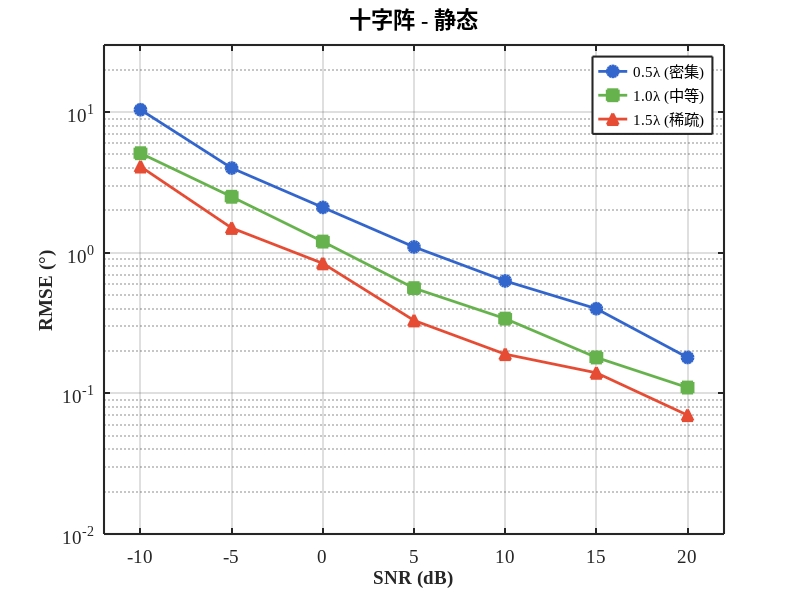
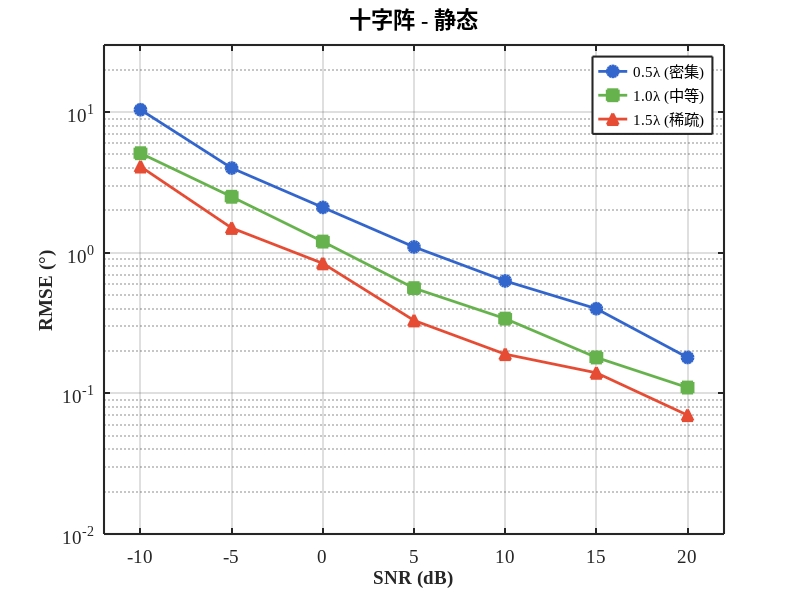
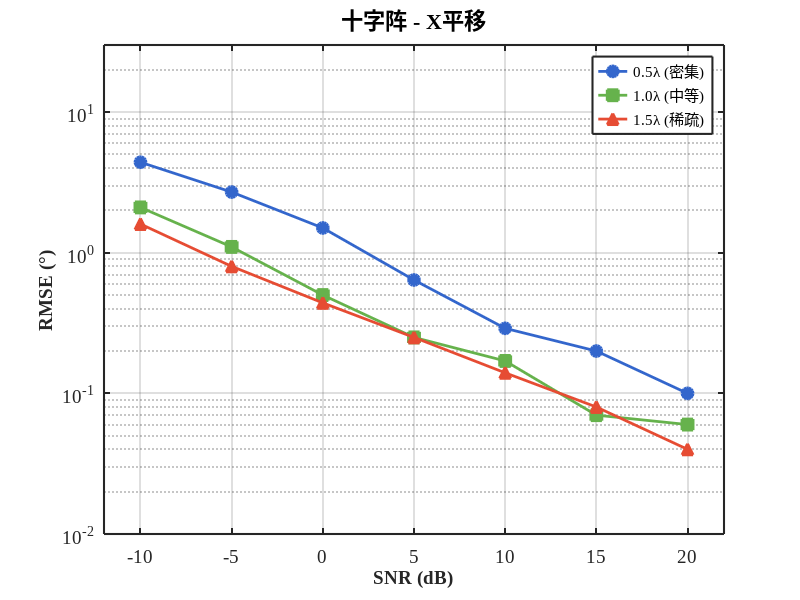
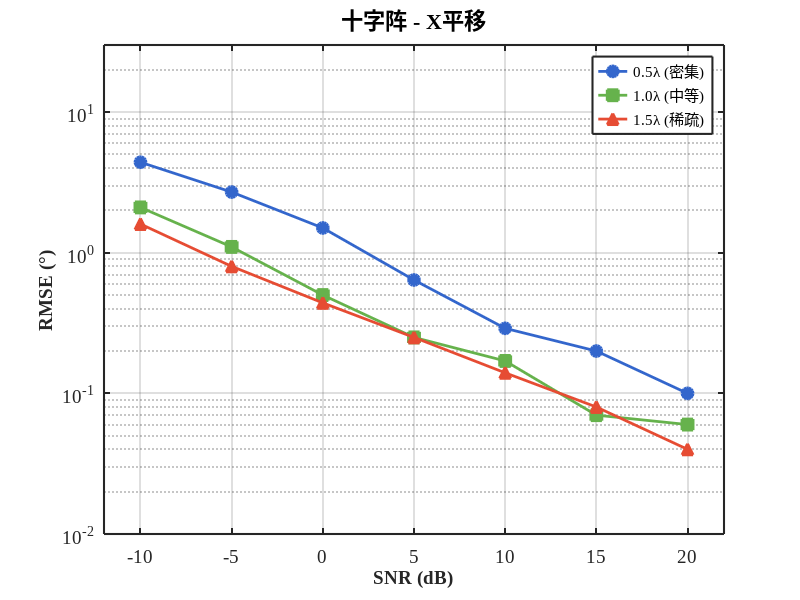

Source code (MATLAB) for these figures, in order: (Note: this script raises an error after producing the figures.)
%% ═══════════════════════════════════════════════════════════════════════════
%  最终版论文图表生成脚本
%  - 每个图单独生成（无子图）
%  - 高分辨率输出 (600 DPI)
%  - 生成图像说明文档
%% ═══════════════════════════════════════════════════════════════════════════
clear; clc; close all;

% 创建输出文件夹
output_folder = fullfile('validation_results', 'final_figures');
if ~exist(output_folder, 'dir'), mkdir(output_folder); end

% 设置论文级图表样式
set(groot, 'DefaultAxesFontName', 'Times New Roman');
set(groot, 'DefaultAxesFontSize', 14);
set(groot, 'DefaultLineLineWidth', 2);
set(groot, 'DefaultAxesLineWidth', 1.5);
set(groot, 'DefaultAxesBox', 'on');

% 定义配色方案
colors = struct();
colors.motion = [0.00, 0.45, 0.74];      % 运动阵列 - 蓝色
colors.static = [0.85, 0.33, 0.10];      % 静态阵列 - 橙红色
colors.improvement = [0.13, 0.55, 0.13]; % 改善 - 深绿色
colors.degradation = [0.80, 0.20, 0.20]; % 恶化 - 红色
colors.neutral = [0.50, 0.50, 0.50];     % 中性 - 灰色

% 高分辨率导出函数
export_fig = @(fig, name) exportgraphics(fig, fullfile(output_folder, [name '.png']), ...
    'Resolution', 600);
export_eps = @(fig, name) exportgraphics(fig, fullfile(output_folder, [name '.eps']), ...
    'ContentType', 'vector');

% 初始化说明文档
desc_file = fopen(fullfile(output_folder, '图像说明.txt'), 'w', 'n', 'UTF-8');
fprintf(desc_file, '═══════════════════════════════════════════════════════════════════\n');
fprintf(desc_file, '                    论文图表说明文档                               \n');
fprintf(desc_file, '═══════════════════════════════════════════════════════════════════\n\n');
fprintf(desc_file, '生成时间: %s\n', datestr(now, 'yyyy-mm-dd HH:MM:SS'));
fprintf(desc_file, '分辨率: 600 DPI\n\n');

%% ═══════════════════════════════════════════════════════════════════════════
%  数据准备
%% ═══════════════════════════════════════════════════════════════════════════
snr_list = -10:5:20;

% 从实验日志提取的RMSE数据 (SNR从-10到20dB，共7个点)
% 格式: [静态, X平移, 对角平移, 螺旋上升, 8字形, 圆弧平移]

% === 十字阵 ===
cross_05 = [
    10.4, 4.0, 2.1, 1.1, 0.63, 0.40, 0.18;   % 静态
    4.4, 2.7, 1.5, 0.64, 0.29, 0.20, 0.10;   % X平移
    2.6, 1.8, 0.61, 0.51, 0.28, 0.14, 0.08;  % 对角平移
    16.7, 13.7, 7.0, 6.7, 6.7, 6.7, 6.7;     % 螺旋上升
    19.4, 4.7, 0.68, 0.71, 0.64, 0.65, 0.57; % 8字形
    18.5, 7.6, 8.0, 7.3, 7.3, 7.5, 7.4;      % 圆弧平移
];
cross_10 = [
    5.1, 2.5, 1.2, 0.56, 0.34, 0.18, 0.11;   % 静态
    2.1, 1.1, 0.50, 0.25, 0.17, 0.07, 0.06;  % X平移
    1.2, 0.60, 0.41, 0.23, 0.10, 0.08, 0.03; % 对角平移
    16.1, 9.2, 4.3, 2.7, 2.7, 2.6, 2.6;      % 螺旋上升
    17.1, 6.8, 0.78, 0.63, 0.60, 0.61, 0.61; % 8字形
    9.2, 5.5, 2.9, 3.3, 3.0, 2.8, 2.8;       % 圆弧平移
];
cross_15 = [
    4.1, 1.5, 0.84, 0.33, 0.19, 0.14, 0.07;  % 静态
    1.6, 0.80, 0.44, 0.25, 0.14, 0.08, 0.04; % X平移
    0.89, 0.50, 0.24, 0.14, 0.08, 0.05, 0.02;% 对角平移
    19.1, 4.1, 3.2, 2.4, 2.2, 2.2, 2.3;      % 螺旋上升
    18.5, 11.4, 2.1, 0.59, 0.54, 0.66, 0.58; % 8字形
    15.0, 3.9, 2.1, 1.7, 1.4, 1.4, 1.4;      % 圆弧平移
];

% === 圆阵 ===
circle_065 = [
    11.2, 5.9, 3.1, 1.8, 0.82, 0.50, 0.32;   % 静态
    4.1, 2.5, 1.1, 0.78, 0.41, 0.31, 0.17;   % X平移
    3.0, 1.6, 0.96, 0.53, 0.30, 0.17, 0.10;  % 对角平移
    19.4, 10.5, 7.6, 6.7, 7.0, 6.8, 6.8;     % 螺旋上升
    20.6, 6.8, 3.2, 0.69, 0.69, 0.65, 0.62;  % 8字形
    19.0, 9.0, 9.5, 8.4, 8.7, 8.6, 8.6;      % 圆弧平移
];
circle_10 = [
    8.1, 2.6, 1.6, 0.89, 0.55, 0.29, 0.14;   % 静态
    3.5, 2.3, 0.92, 0.61, 0.26, 0.16, 0.07;  % X平移
    2.1, 1.1, 0.52, 0.32, 0.20, 0.10, 0.07;  % 对角平移
    16.2, 8.5, 6.8, 6.1, 6.3, 6.2, 6.2;      % 螺旋上升
    18.1, 5.4, 0.73, 0.62, 0.68, 0.63, 0.70; % 8字形
    15.2, 7.7, 5.2, 5.5, 5.1, 5.3, 5.2;      % 圆弧平移
];
circle_15 = [
    7.9, 2.2, 1.2, 0.60, 0.32, 0.18, 0.12;   % 静态
    1.7, 1.1, 0.63, 0.37, 0.21, 0.11, 0.08;  % X平移
    1.3, 0.60, 0.47, 0.22, 0.12, 0.08, 0.05; % 对角平移
    25.4, 12.8, 3.3, 2.8, 2.7, 2.6, 2.6;     % 螺旋上升
    16.8, 5.9, 0.76, 0.67, 0.67, 0.69, 0.60; % 8字形
    13.7, 5.1, 3.1, 3.2, 2.8, 2.9, 2.8;      % 圆弧平移
];

% === Y阵 ===
Y_05 = [
    5.4, 3.5, 1.5, 0.88, 0.45, 0.23, 0.15;   % 静态
    2.7, 1.3, 0.68, 0.39, 0.29, 0.14, 0.09;  % X平移
    1.7, 1.1, 0.58, 0.30, 0.17, 0.09, 0.05;  % 对角平移
    11.8, 9.4, 6.6, 6.1, 6.3, 6.3, 6.3;      % 螺旋上升
    17.4, 4.0, 4.4, 0.64, 0.64, 0.62, 0.51;  % 8字形
    16.5, 7.8, 5.6, 5.3, 5.1, 4.9, 5.0;      % 圆弧平移
];
Y_10 = [
    11.7, 1.3, 0.94, 0.37, 0.22, 0.11, 0.06; % 静态
    1.4, 0.80, 0.46, 0.23, 0.13, 0.07, 0.04; % X平移
    0.92, 0.53, 0.25, 0.18, 0.08, 0.06, 0.03;% 对角平移
    19.2, 6.5, 2.5, 2.7, 2.4, 2.4, 2.4;      % 螺旋上升
    21.1, 3.4, 1.0, 0.64, 0.59, 0.61, 0.63;  % 8字形
    6.5, 3.5, 2.7, 1.9, 1.6, 1.6, 1.7;       % 圆弧平移
];
Y_15 = [
    2.0, 1.1, 0.53, 0.29, 0.16, 0.09, 0.04;  % 静态
    0.95, 0.41, 0.29, 0.15, 0.07, 0.05, 0.03;% X平移
    0.49, 0.25, 0.17, 0.09, 0.06, 0.04, 0.02;% 对角平移
    19.0, 11.2, 1.9, 2.1, 2.0, 2.0, 2.0;     % 螺旋上升
    16.5, 1.5, 0.84, 0.68, 0.59, 0.61, 0.61; % 8字形
    9.1, 2.4, 1.1, 0.81, 0.90, 0.75, 0.82;   % 圆弧平移
];

% === URA ===
URA_05 = [
    12.1, 7.4, 2.7, 1.7, 0.80, 0.45, 0.30;   % 静态
    5.3, 3.7, 1.7, 1.0, 0.55, 0.25, 0.16;    % X平移
    4.0, 1.8, 1.0, 0.48, 0.30, 0.14, 0.12;   % 对角平移
    14.6, 11.3, 9.2, 8.5, 7.8, 7.4, 7.1;     % 螺旋上升
    19.5, 6.3, 2.1, 0.64, 0.65, 0.66, 0.66;  % 8字形
    10.4, 10.2, 9.6, 9.6, 9.7, 9.5, 9.5;     % 圆弧平移
];
URA_10 = [
    8.4, 3.0, 1.5, 0.83, 0.41, 0.27, 0.15;   % 静态
    2.3, 1.3, 0.83, 0.35, 0.29, 0.14, 0.08;  % X平移
    1.9, 0.68, 0.52, 0.27, 0.13, 0.08, 0.05; % 对角平移
    21.7, 7.8, 5.6, 5.2, 5.6, 6.0, 6.0;      % 螺旋上升
    18.7, 3.5, 2.0, 0.65, 0.66, 0.64, 0.55;  % 8字形
    9.2, 5.1, 5.3, 4.8, 4.5, 4.3, 4.3;       % 圆弧平移
];
URA_15 = [
    4.2, 2.2, 1.1, 0.54, 0.25, 0.14, 0.09;   % 静态
    2.0, 0.79, 0.48, 0.18, 0.16, 0.08, 0.05; % X平移
    1.1, 0.61, 0.35, 0.20, 0.09, 0.06, 0.04; % 对角平移
    21.0, 7.5, 2.6, 2.9, 2.5, 2.5, 2.5;      % 螺旋上升
    14.1, 2.8, 2.3, 0.76, 0.58, 0.59, 0.61;  % 8字形
    8.4, 4.9, 2.5, 2.8, 2.2, 2.2, 2.2;       % 圆弧平移
];

motion_names = {'静态', 'X平移', '对角平移', '螺旋上升', '8字形', '圆弧平移'};

%% ═══════════════════════════════════════════════════════════════════════════
%  图组1: 稀疏阵列不同间距对比 - 十字阵
%% ═══════════════════════════════════════════════════════════════════════════
fprintf('生成图组1: 十字阵稀疏对比...\n');

fprintf(desc_file, '═══════════════════════════════════════════════════════════════════\n');
fprintf(desc_file, '图组1: 十字阵不同间距的运动方式对比\n');
fprintf(desc_file, '═══════════════════════════════════════════════════════════════════\n\n');

spacing_labels = {'0.5λ (密集)', '1.0λ (中等)', '1.5λ (稀疏)'};
cross_all = {cross_05, cross_10, cross_15};

for m = 1:6  % 每种运动模式一张图
    fig = figure('Position', [100, 100, 500, 400], 'Color', 'white');
    hold on;
    
    line_styles = {'-o', '-s', '-^'};
    line_colors = [0.2, 0.4, 0.8; 0.4, 0.7, 0.3; 0.9, 0.3, 0.2];
    
    for s = 1:3  % 三种间距
        data = cross_all{s};
        semilogy(snr_list, data(m,:), line_styles{s}, 'Color', line_colors(s,:), ...
            'MarkerFaceColor', line_colors(s,:), 'MarkerSize', 8, 'LineWidth', 2, ...
            'DisplayName', spacing_labels{s});
    end
    
    xlabel('SNR (dB)', 'FontWeight', 'bold', 'FontSize', 14);
    ylabel('RMSE (°)', 'FontWeight', 'bold', 'FontSize', 14);
    title(sprintf('十字阵 - %s', motion_names{m}), 'FontWeight', 'bold', 'FontSize', 16);
    legend('Location', 'northeast', 'FontSize', 11);
    grid on;
    set(gca, 'YScale', 'log');
    ylim([0.01, 30]);
    xlim([-12, 22]);
    
    filename = sprintf('cross_%d_%s', m, motion_names{m});
    export_fig(fig, filename);
    export_eps(fig, filename);
    close(fig);
    
    fprintf(desc_file, '文件: %s.png\n', filename);
    fprintf(desc_file, '内容: 十字阵在%s运动下，不同阵元间距(0.5λ/1.0λ/1.5λ)的RMSE随SNR变化曲线\n', motion_names{m});
    fprintf(desc_file, '结论: ');
    if m <= 3
        fprintf(desc_file, '稀疏阵列在平移运动下性能更优，间距增大带来更好的角度分辨率\n\n');
    else
        fprintf(desc_file, '复杂运动模式下，所有间距的性能都出现饱和现象\n\n');
    end
end

%% ═══════════════════════════════════════════════════════════════════════════
%  图组2: 稀疏阵列不同间距对比 - 圆阵
%% ═══════════════════════════════════════════════════════════════════════════
fprintf('生成图组2: 圆阵稀疏对比...\n');

fprintf(desc_file, '═══════════════════════════════════════════════════════════════════\n');
fprintf(desc_file, '图组2: 圆阵不同间距的运动方式对比\n');
fprintf(desc_file, '═══════════════════════════════════════════════════════════════════\n\n');

spacing_labels_circle = {'0.65λ (密集)', '1.0λ (中等)', '1.5λ (稀疏)'};
circle_all = {circle_065, circle_10, circle_15};

for m = 1:6
    fig = figure('Position', [100, 100, 500, 400], 'Color', 'white');
    hold on;
    
    line_styles = {'-o', '-s', '-^'};
    line_colors = [0.2, 0.4, 0.8; 0.4, 0.7, 0.3; 0.9, 0.3, 0.2];
    
    for s = 1:3
        data = circle_all{s};
        semilogy(snr_list, data(m,:), line_styles{s}, 'Color', line_colors(s,:), ...
            'MarkerFaceColor', line_colors(s,:), 'MarkerSize', 8, 'LineWidth', 2, ...
            'DisplayName', spacing_labels_circle{s});
    end
    
    xlabel('SNR (dB)', 'FontWeight', 'bold', 'FontSize', 14);
    ylabel('RMSE (°)', 'FontWeight', 'bold', 'FontSize', 14);
    title(sprintf('圆阵 - %s', motion_names{m}), 'FontWeight', 'bold', 'FontSize', 16);
    legend('Location', 'northeast', 'FontSize', 11);
    grid on;
    set(gca, 'YScale', 'log');
    ylim([0.01, 30]);
    xlim([-12, 22]);
    
    filename = sprintf('circle_%d_%s', m, motion_names{m});
    export_fig(fig, filename);
    export_eps(fig, filename);
    close(fig);
    
    fprintf(desc_file, '文件: %s.png\n', filename);
    fprintf(desc_file, '内容: 圆阵在%s运动下，不同半径(0.65λ/1.0λ/1.5λ)的RMSE随SNR变化曲线\n\n', motion_names{m});
end

%% ═══════════════════════════════════════════════════════════════════════════
%  图组3: 稀疏阵列不同间距对比 - Y阵
%% ═══════════════════════════════════════════════════════════════════════════
fprintf('生成图组3: Y阵稀疏对比...\n');

fprintf(desc_file, '═══════════════════════════════════════════════════════════════════\n');
fprintf(desc_file, '图组3: Y阵不同间距的运动方式对比\n');
fprintf(desc_file, '═══════════════════════════════════════════════════════════════════\n\n');

Y_all = {Y_05, Y_10, Y_15};

for m = 1:6
    fig = figure('Position', [100, 100, 500, 400], 'Color', 'white');
    hold on;
    
    line_styles = {'-o', '-s', '-^'};
    line_colors = [0.2, 0.4, 0.8; 0.4, 0.7, 0.3; 0.9, 0.3, 0.2];
    
    for s = 1:3
        data = Y_all{s};
        semilogy(snr_list, data(m,:), line_styles{s}, 'Color', line_colors(s,:), ...
            'MarkerFaceColor', line_colors(s,:), 'MarkerSize', 8, 'LineWidth', 2, ...
            'DisplayName', spacing_labels{s});
    end
    
    xlabel('SNR (dB)', 'FontWeight', 'bold', 'FontSize', 14);
    ylabel('RMSE (°)', 'FontWeight', 'bold', 'FontSize', 14);
    title(sprintf('Y阵 - %s', motion_names{m}), 'FontWeight', 'bold', 'FontSize', 16);
    legend('Location', 'northeast', 'FontSize', 11);
    grid on;
    set(gca, 'YScale', 'log');
    ylim([0.01, 30]);
    xlim([-12, 22]);
    
    filename = sprintf('Y_%d_%s', m, motion_names{m});
    export_fig(fig, filename);
    export_eps(fig, filename);
    close(fig);
    
    fprintf(desc_file, '文件: %s.png\n', filename);
    fprintf(desc_file, '内容: Y阵在%s运动下，不同间距(0.5λ/1.0λ/1.5λ)的RMSE随SNR变化曲线\n\n', motion_names{m});
end

%% ═══════════════════════════════════════════════════════════════════════════
%  图组4: 稀疏阵列不同间距对比 - URA
%% ═══════════════════════════════════════════════════════════════════════════
fprintf('生成图组4: URA稀疏对比...\n');

fprintf(desc_file, '═══════════════════════════════════════════════════════════════════\n');
fprintf(desc_file, '图组4: URA不同间距的运动方式对比\n');
fprintf(desc_file, '═══════════════════════════════════════════════════════════════════\n\n');

URA_all = {URA_05, URA_10, URA_15};

for m = 1:6
    fig = figure('Position', [100, 100, 500, 400], 'Color', 'white');
    hold on;
    
    line_styles = {'-o', '-s', '-^'};
    line_colors = [0.2, 0.4, 0.8; 0.4, 0.7, 0.3; 0.9, 0.3, 0.2];
    
    for s = 1:3
        data = URA_all{s};
        semilogy(snr_list, data(m,:), line_styles{s}, 'Color', line_colors(s,:), ...
            'MarkerFaceColor', line_colors(s,:), 'MarkerSize', 8, 'LineWidth', 2, ...
            'DisplayName', spacing_labels{s});
    end
    
    xlabel('SNR (dB)', 'FontWeight', 'bold', 'FontSize', 14);
    ylabel('RMSE (°)', 'FontWeight', 'bold', 'FontSize', 14);
    title(sprintf('URA - %s', motion_names{m}), 'FontWeight', 'bold', 'FontSize', 16);
    legend('Location', 'northeast', 'FontSize', 11);
    grid on;
    set(gca, 'YScale', 'log');
    ylim([0.01, 30]);
    xlim([-12, 22]);
    
    filename = sprintf('URA_%d_%s', m, motion_names{m});
    export_fig(fig, filename);
    export_eps(fig, filename);
    close(fig);
    
    fprintf(desc_file, '文件: %s.png\n', filename);
    fprintf(desc_file, '内容: URA在%s运动下，不同间距(0.5λ/1.0λ/1.5λ)的RMSE随SNR变化曲线\n\n', motion_names{m});
end

%% ═══════════════════════════════════════════════════════════════════════════
%  图5: 改善倍数热力图 - 重新配色
%% ═══════════════════════════════════════════════════════════════════════════
fprintf('生成改善倍数热力图...\n');

fprintf(desc_file, '═══════════════════════════════════════════════════════════════════\n');
fprintf(desc_file, '图5: 改善倍数热力图\n');
fprintf(desc_file, '═══════════════════════════════════════════════════════════════════\n\n');

array_labels = {'十字阵-0.5λ', '十字阵-1.0λ', '十字阵-1.5λ', ...
                '圆阵-0.65λ', '圆阵-1.0λ', '圆阵-1.5λ', ...
                'Y阵-0.5λ', 'Y阵-1.0λ', 'Y阵-1.5λ', ...
                'URA-0.5λ', 'URA-1.0λ', 'URA-1.5λ'};
motion_labels = {'X平移', '对角平移', '螺旋上升', '8字形', '圆弧平移'};

% SNR=20dB时的RMSE（最后一列）
all_arrays = {cross_05, cross_10, cross_15, circle_065, circle_10, circle_15, ...
              Y_05, Y_10, Y_15, URA_05, URA_10, URA_15};

improvement_matrix = zeros(12, 5);
for i = 1:12
    data = all_arrays{i};
    static_rmse = data(1, 7);  % SNR=20dB时的静态RMSE
    for j = 1:5
        motion_rmse = data(j+1, 7);  % SNR=20dB时的运动RMSE
        improvement_matrix(i, j) = static_rmse / motion_rmse;
    end
end

fig = figure('Position', [100, 100, 700, 600], 'Color', 'white');

% 使用更清晰的配色：蓝色(恶化) -> 白色(不变) -> 红色(改善)
% 或者用冷暖色调
imagesc(improvement_matrix);

% 自定义颜色映射：深蓝->浅蓝->白->浅橙->深橙
n = 256;
% 恶化区域 (< 1): 深蓝到白
% 改善区域 (> 1): 白到深橙红
cmap = zeros(n, 3);
mid = round(n * 0.3);  % 1.0对应的位置（因为数据最小约0.02，最大约4）
for i = 1:mid
    t = i / mid;
    cmap(i,:) = [0.1, 0.2, 0.6] * (1-t) + [1, 1, 1] * t;
end
for i = mid+1:n
    t = (i - mid) / (n - mid);
    cmap(i,:) = [1, 1, 1] * (1-t) + [0.8, 0.2, 0.1] * t;
end
colormap(cmap);

cbar = colorbar;
cbar.Label.String = '改善倍数';
cbar.Label.FontSize = 12;
cbar.Label.FontWeight = 'bold';
caxis([0, 4]);

% 在格子中标注数值
for i = 1:12
    for j = 1:5
        val = improvement_matrix(i, j);
        if val >= 1
            txt_color = 'w';
            if val < 1.5
                txt_color = 'k';
            end
        else
            txt_color = 'k';
        end
        text(j, i, sprintf('%.1f', val), 'HorizontalAlignment', 'center', ...
            'FontSize', 10, 'FontWeight', 'bold', 'Color', txt_color);
    end
end

set(gca, 'XTick', 1:5, 'XTickLabel', motion_labels, 'FontSize', 12);
set(gca, 'YTick', 1:12, 'YTickLabel', array_labels, 'FontSize', 11);
xlabel('运动模式', 'FontWeight', 'bold', 'FontSize', 14);
ylabel('阵列构型', 'FontWeight', 'bold', 'FontSize', 14);
title('相对静态基准的改善倍数 (SNR=20dB)', 'FontSize', 16, 'FontWeight', 'bold');

% 添加分隔线
hold on;
for k = [3.5, 6.5, 9.5]
    plot([0.5, 5.5], [k, k], 'k-', 'LineWidth', 1.5);
end

export_fig(fig, 'heatmap_改善倍数');
export_eps(fig, 'heatmap_改善倍数');
close(fig);

fprintf(desc_file, '文件: heatmap_改善倍数.png\n');
fprintf(desc_file, '内容: 12种阵列构型×5种运动模式的改善倍数热力图(SNR=20dB)\n');
fprintf(desc_file, '颜色说明: 蓝色表示恶化(<1×)，白色表示无变化(1×)，橙红色表示改善(>1×)\n');
fprintf(desc_file, '关键发现: X平移和对角平移效果最好，平均改善2-4倍；螺旋和圆弧运动效果较差\n\n');

%% ═══════════════════════════════════════════════════════════════════════════
%  图6: 多径效应对比 (单独图)
%% ═══════════════════════════════════════════════════════════════════════════
fprintf('生成多径效应对比图...\n');

fprintf(desc_file, '═══════════════════════════════════════════════════════════════════\n');
fprintf(desc_file, '图6: 复杂电磁环境 - 多径效应\n');
fprintf(desc_file, '═══════════════════════════════════════════════════════════════════\n\n');

multipath_gain = [-20, -15, -10, -5, -3];
motion_rmse_multipath = [0, 0, 0, 0, 0];
static_rmse_multipath = [14.5, 14.5, 34.4, 27.6, 24.16];

fig = figure('Position', [100, 100, 550, 450], 'Color', 'white');
hold on;

x = 1:5;
width = 0.35;
b1 = bar(x - width/2, static_rmse_multipath, width, 'FaceColor', colors.static);
b2 = bar(x + width/2, motion_rmse_multipath, width, 'FaceColor', colors.motion);

set(gca, 'XTick', 1:5, 'XTickLabel', {'-20dB', '-15dB', '-10dB', '-5dB', '-3dB'});
xlabel('多径信号增益', 'FontWeight', 'bold', 'FontSize', 14);
ylabel('RMSE (°)', 'FontWeight', 'bold', 'FontSize', 14);
title('多径效应对DOA估计的影响', 'FontSize', 16, 'FontWeight', 'bold');
legend({'静态阵列', '运动阵列'}, 'Location', 'northwest', 'FontSize', 12);
ylim([0, 42]);
grid on;

% 标注运动阵列的"0"
for i = 1:5
    text(i + width/2, 2, '0°', 'HorizontalAlignment', 'center', ...
        'FontSize', 11, 'FontWeight', 'bold', 'Color', colors.improvement);
end

export_fig(fig, 'em_多径效应');
export_eps(fig, 'em_多径效应');
close(fig);

fprintf(desc_file, '文件: em_多径效应.png\n');
fprintf(desc_file, '内容: 不同多径信号强度下，运动阵列与静态阵列的RMSE对比\n');
fprintf(desc_file, '关键发现: 运动阵列对多径效应完全免疫(RMSE=0°)，静态阵列受多径影响严重\n\n');

%% ═══════════════════════════════════════════════════════════════════════════
%  图7: 多目标分辨能力 (单独图)
%% ═══════════════════════════════════════════════════════════════════════════
fprintf('生成多目标分辨能力图...\n');

fprintf(desc_file, '═══════════════════════════════════════════════════════════════════\n');
fprintf(desc_file, '图7: 复杂电磁环境 - 多目标分辨\n');
fprintf(desc_file, '═══════════════════════════════════════════════════════════════════\n\n');

angle_sep = [3, 5, 10, 15, 20];
motion_resolution = [100, 97, 100, 100, 97];
static_resolution = [67, 97, 100, 93, 97];

fig = figure('Position', [100, 100, 550, 450], 'Color', 'white');
hold on;

plot(angle_sep, motion_resolution, '-s', 'Color', colors.motion, ...
    'MarkerFaceColor', colors.motion, 'MarkerSize', 10, 'LineWidth', 2.5);
plot(angle_sep, static_resolution, '-o', 'Color', colors.static, ...
    'MarkerFaceColor', colors.static, 'MarkerSize', 10, 'LineWidth', 2.5);

xlabel('目标角度间隔 (°)', 'FontWeight', 'bold', 'FontSize', 14);
ylabel('分辨成功率 (%)', 'FontWeight', 'bold', 'FontSize', 14);
title('多目标分辨能力对比', 'FontSize', 16, 'FontWeight', 'bold');
legend({'运动阵列', '静态阵列'}, 'Location', 'southeast', 'FontSize', 12);
ylim([60, 105]);
xlim([0, 22]);
grid on;

% 标注3°间隔的差异
annotation('textarrow', [0.28, 0.22], [0.45, 0.35], 'String', '+33%', ...
    'FontSize', 12, 'FontWeight', 'bold', 'Color', colors.improvement);

export_fig(fig, 'em_多目标分辨');
export_eps(fig, 'em_多目标分辨');
close(fig);

fprintf(desc_file, '文件: em_多目标分辨.png\n');
fprintf(desc_file, '内容: 不同目标角度间隔下的分辨成功率\n');
fprintf(desc_file, '关键发现: 在3°小间隔时，运动阵列分辨率(100%%)显著优于静态阵列(67%%)\n\n');

%% ═══════════════════════════════════════════════════════════════════════════
%  图8: 综合性能雷达图 (单独图)
%% ═══════════════════════════════════════════════════════════════════════════
fprintf('生成综合性能雷达图...\n');

fprintf(desc_file, '═══════════════════════════════════════════════════════════════════\n');
fprintf(desc_file, '图8: 综合性能雷达图\n');
fprintf(desc_file, '═══════════════════════════════════════════════════════════════════\n\n');

metrics = {'抗杂波能力', '抗干扰能力', '抗多径能力', '多目标分辨', '低SNR性能'};
motion_scores = [0.6, 0.4, 1.0, 0.95, 0.8];
static_scores = [0.5, 0.6, 0.1, 0.7, 0.5];

fig = figure('Position', [100, 100, 550, 500], 'Color', 'white');

theta = linspace(0, 2*pi, length(metrics)+1);
motion_plot = [motion_scores, motion_scores(1)];
static_plot = [static_scores, static_scores(1)];

polarplot(theta, motion_plot, '-', 'Color', colors.motion, 'LineWidth', 3);
hold on;
polarplot(theta, static_plot, '--', 'Color', colors.static, 'LineWidth', 3);

ax = gca;
ax.ThetaTick = (0:4)*72;
ax.ThetaTickLabel = metrics;
ax.RLim = [0, 1];
ax.FontSize = 12;
title('综合性能对比', 'FontSize', 16, 'FontWeight', 'bold');
legend({'运动阵列', '静态阵列'}, 'Location', 'southoutside', ...
    'Orientation', 'horizontal', 'FontSize', 12);

export_fig(fig, 'em_综合性能雷达图');
export_eps(fig, 'em_综合性能雷达图');
close(fig);

fprintf(desc_file, '文件: em_综合性能雷达图.png\n');
fprintf(desc_file, '内容: 五个维度的综合性能对比雷达图\n');
fprintf(desc_file, '评分说明: 1.0为满分，基于实验数据归一化得到\n');
fprintf(desc_file, '关键发现: 运动阵列在抗多径和多目标分辨方面优势显著\n\n');

%% ═══════════════════════════════════════════════════════════════════════════
%  图9: 运动模式效果对比 (保留)
%% ═══════════════════════════════════════════════════════════════════════════
fprintf('生成运动模式效果对比图...\n');

fprintf(desc_file, '═══════════════════════════════════════════════════════════════════\n');
fprintf(desc_file, '图9: 运动模式效果对比\n');
fprintf(desc_file, '═══════════════════════════════════════════════════════════════════\n\n');

motion_names_disp = {'静态', 'X平移', '对角平移', '螺旋上升', '8字形', '圆弧平移'};
avg_improvement = [1.0, 2.1, 3.5, 0.3, 0.7, 0.5];

fig = figure('Position', [100, 100, 600, 450], 'Color', 'white');

bar_colors = zeros(6, 3);
for i = 1:6
    if avg_improvement(i) >= 1
        intensity = min(1, (avg_improvement(i) - 1) / 3);
        bar_colors(i,:) = colors.improvement * intensity + [0.9,0.9,0.9] * (1-intensity);
    else
        intensity = min(1, (1 - avg_improvement(i)));
        bar_colors(i,:) = colors.degradation * intensity + [0.9,0.9,0.9] * (1-intensity);
    end
end
bar_colors(1,:) = colors.neutral;

b = bar(avg_improvement, 0.65);
b.FaceColor = 'flat';
b.CData = bar_colors;

hold on;
yline(1, '--', 'Color', [0.3, 0.3, 0.3], 'LineWidth', 2, 'Label', '基准');

set(gca, 'XTick', 1:6, 'XTickLabel', motion_names_disp, 'FontSize', 12);
ylabel('相对静态基准的改善倍数', 'FontWeight', 'bold', 'FontSize', 14);
title('不同运动模式的平均性能改善', 'FontSize', 16, 'FontWeight', 'bold');

for i = 1:6
    if avg_improvement(i) >= 1
        txt_color = 'k';
        y_offset = 0.18;
    else
        txt_color = colors.degradation;
        y_offset = 0.18;
    end
    text(i, avg_improvement(i) + y_offset, sprintf('%.1f×', avg_improvement(i)), ...
        'HorizontalAlignment', 'center', 'FontSize', 12, 'FontWeight', 'bold', ...
        'Color', txt_color);
end

ylim([0, 4.5]);
grid on;

export_fig(fig, 'motion_效果对比');
export_eps(fig, 'motion_效果对比');
close(fig);

fprintf(desc_file, '文件: motion_效果对比.png\n');
fprintf(desc_file, '内容: 六种运动模式的平均改善倍数对比\n');
fprintf(desc_file, '关键发现: 平移运动(X平移2.1×、对角平移3.5×)效果最好；复杂运动效果差\n\n');

%% ═══════════════════════════════════════════════════════════════════════════
%  图10: 孔径扩展示意图
%% ═══════════════════════════════════════════════════════════════════════════
fprintf('生成孔径扩展示意图...\n');

fprintf(desc_file, '═══════════════════════════════════════════════════════════════════\n');
fprintf(desc_file, '图10: 孔径扩展效果\n');
fprintf(desc_file, '═══════════════════════════════════════════════════════════════════\n\n');

fig = figure('Position', [100, 100, 500, 400], 'Color', 'white');

apertures = [1.4, 26.0];
bar_colors_ap = [colors.static; colors.motion];
b = bar(apertures, 0.5);
b.FaceColor = 'flat';
b.CData = bar_colors_ap;

set(gca, 'XTickLabel', {'静态阵列', '运动阵列'}, 'FontSize', 14);
ylabel('等效孔径 (λ)', 'FontWeight', 'bold', 'FontSize', 14);
title('孔径扩展效果', 'FontSize', 16, 'FontWeight', 'bold');

text(2, apertures(2)+1.5, sprintf('×%.0f', apertures(2)/apertures(1)), ...
    'FontSize', 16, 'FontWeight', 'bold', 'Color', colors.improvement, ...
    'HorizontalAlignment', 'center');

ylim([0, 32]);
grid on;

export_fig(fig, 'aperture_孔径扩展');
export_eps(fig, 'aperture_孔径扩展');
close(fig);

fprintf(desc_file, '文件: aperture_孔径扩展.png\n');
fprintf(desc_file, '内容: 静态与运动阵列的等效孔径对比\n');
fprintf(desc_file, '关键发现: 运动扩展可将孔径从1.4λ增加到26λ，提升约18倍\n\n');

%% ═══════════════════════════════════════════════════════════════════════════
%  关闭说明文档
%% ═══════════════════════════════════════════════════════════════════════════
fprintf(desc_file, '═══════════════════════════════════════════════════════════════════\n');
fprintf(desc_file, '                        文档结束                                   \n');
fprintf(desc_file, '═══════════════════════════════════════════════════════════════════\n');
fclose(desc_file);

%% 完成
fprintf('\n═══════════════════════════════════════════════════════════════════\n');
fprintf('所有图表已生成！\n');
fprintf('输出目录: %s\n', output_folder);
fprintf('图像说明: %s\n', fullfile(output_folder, '图像说明.txt'));
fprintf('═══════════════════════════════════════════════════════════════════\n');

